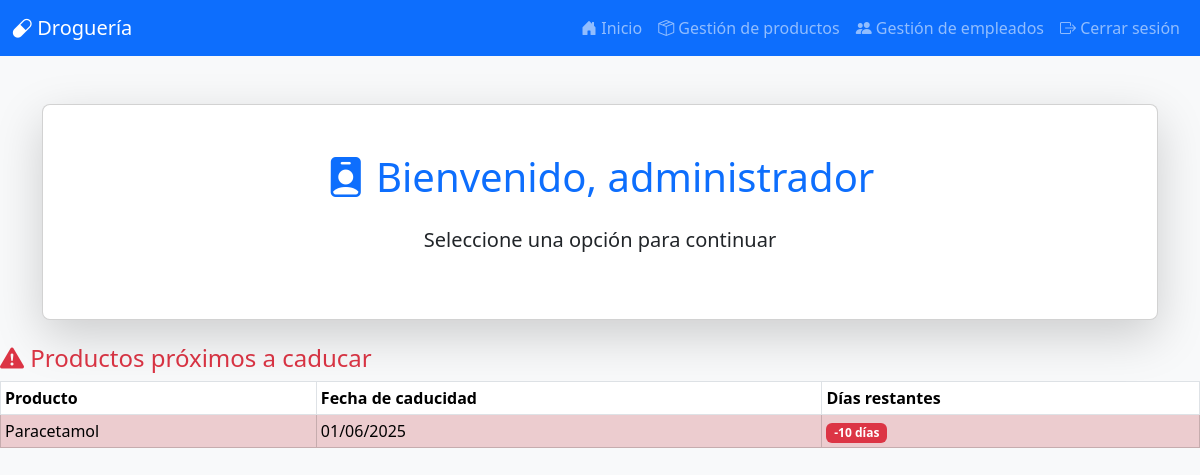
The app's page /adminMain (signed in) with its own data.
### models.py (models this page shows)
class Producto(db.Model):
    __tablename__ = 'productos'
    producto_ID = db.Column(db.Integer, primary_key=True, autoincrement=True)
    categoria_FK = db.Column(db.Integer, db.ForeignKey('categoria.categoria_ID', ondelete='CASCADE'), nullable=False)
    nombre_producto = db.Column(db.String(150), nullable=False)
    cantidad = db.Column(db.Integer, nullable=False)
    precio = db.Column(db.Numeric(10,2), nullable=False)
    fecha_caducidad = db.Column(db.Date, nullable=False)
    facturas_detalle = db.relationship('FacturaDetalle', backref='producto', cascade='all, delete')
    inventario = db.relationship('Inventario', backref='producto', cascade='all, delete')

### app.py (the view)
@app.route('/adminMain')
@login_required
def adminMain():
    if not current_user.is_authenticated or  db.session.get(Rol, current_user.rol_FK).rol_usuario != "administrador":
        flash ('Acceso no autorizado', 'danger')
        return redirect(url_for('login'))
    fecha_actual = datetime.now().date()
    fecha_limite = fecha_actual + timedelta(days=30)
    productos_proximos_a_caducar = Producto.query.filter(
        Producto.fecha_caducidad <= fecha_limite
    ).order_by(Producto.fecha_caducidad).limit(3).all()
    productos = []
    for producto in productos_proximos_a_caducar:
        dias_restantes = (producto.fecha_caducidad - fecha_actual).days
        productos.append({
            "nombre": producto.nombre_producto,
            "fecha_caducidad": producto.fecha_caducidad,
            "dias_restantes": dias_restantes
        })
    return render_template('adminMain.html', productos=productos)

### app.py (called while the page is built)
@login_manager.user_loader
def load_user(user_id):
    return db.session.get(Usuario, int(user_id))

### templates/adminMain.html (shortened to what this page needs)
<!DOCTYPE html>
<html lang="es">
<head>
    <link href="https://cdn.jsdelivr.net/npm/bootstrap@5.3.2/dist/css/bootstrap.min.css" rel="stylesheet">
    <link href="https://cdn.jsdelivr.net/npm/bootstrap-icons@1.11.1/font/bootstrap-icons.css" rel="stylesheet">
    <link href="https://cdn.datatables.net/1.13.6/css/dataTables.bootstrap5.min.css" rel="stylesheet">
</head>
<body class="bg-light">
    <nav class="navbar navbar-expand-lg navbar-dark bg-primary">
        <div class="container-fluid">
            <a class="navbar-brand" href="{{ url_for('adminMain') }}"><i class="bi bi-capsule"></i> Droguería</a>
            <div class="collapse navbar-collapse" id="navbarNav">
                <ul class="navbar-nav ms-auto">
                    <li class="nav-item">
                        <a class="nav-link" href="{{ url_for('adminMain') }}"><i class="bi bi-house-door-fill"></i> Inicio</a>
                    </li>
                    <li class="nav-item">
                        <a class="nav-link" href="{{ url_for('productosDB') }}"><i class="bi bi-box-seam"></i> Gestión de productos</a>
                    </li>
                    <li class="nav-item">
                        <a class="nav-link" href="{{ url_for('empleadosDB') }}"><i class="bi bi-people-fill"></i> Gestión de empleados</a>
                    </li>
                    <li class="nav-item">
                        <a class="nav-link" href="{{ url_for('logout') }}"><i class="bi bi-box-arrow-right"></i> Cerrar sesión</a>
                    </li>
                </ul>
            </div>
        </div>
    </nav>
    <div class="container text-center mt-5">
        <div class="card shadow-lg p-5 rounded-3" >
            <h1 class="mb-4 text-primary text-center">
                <i class="bi bi-person-badge-fill"></i> Bienvenido, administrador</h1>
            <p class="lead text-center">Seleccione una opción para continuar</p>
        </div>
    </div>
    <div class="mt-4">
        <h4 class="text-danger"><i class="bi bi-exclamation-triangle-fill"></i> Productos próximos a caducar</h4>
        <table id="tabla-productos" class="table table-striped table-hover table-bordered table-sm align-middle">
            <thead class="bg-primary text-white">
                <tr>
                    <th>Producto</th>
                    <th>Fecha de caducidad</th>
                    <th>Días restantes</th>
                </tr>
            </thead>
        <tbody>
            {% for producto in productos %}
            <tr class="{% if producto.dias_restantes < 7 %}table-danger{% endif %}">
                <td>{{ producto.nombre }}</td>
                <td>{{ producto.fecha_caducidad.strftime("%d/%m/%Y") }}</td>
                <td>
                    {% if producto.dias_restantes < 7 %}
                        <span class="badge bg-danger">{{ producto.dias_restantes }} días</span>
                    {% else %}
                        <span class="badge bg-success">{{ producto.dias_restantes }} días</span>
                    {% endif %}
                </td>
            </tr>
            {% endfor %}
        </tbody>
        </table>
    </div>
</body>
</html>

### records on screen
Producto: nombre "Paracetamol", fecha_caducidad "01/06/2025", dias_restantes "-10"
